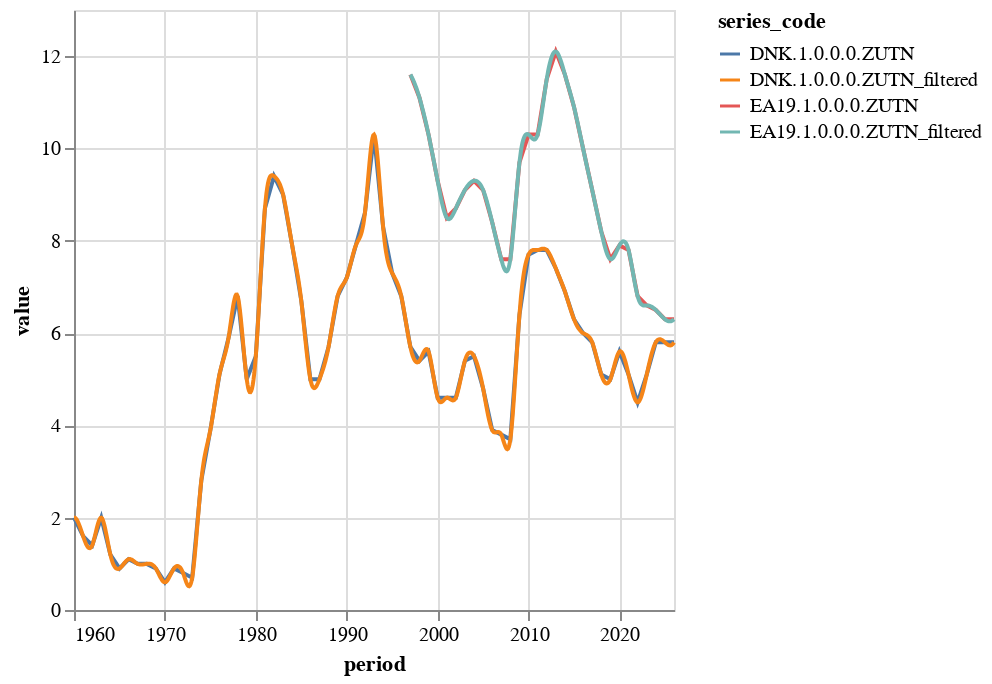

Source (notebook cell):
### Markdown cell above
The `DataFrame` columns change when filters are used:

- `period_middle_day`: the middle day of `original_period` (can be useful when you compare graphically interpolated series and original ones)
- `filtered` (`bool`): `True` if the series is filtered
- `series_code`: same as before for original series, but the suffix `_filtered` is added for filtered series
- `series_name`: same as before for original series, but the suffix ` (filtered)` is added for filtered series

### Code cell
chart = Chart(df5).mark_line().encode(
    x='period',
    y=Y('value', scale=Scale(zero=False)),
    color='series_code',
)
chart

### Figure 1 — Vega-Lite specification as saved in the notebook (floating-point values rounded to 4 significant figures; data arrays with more than 128 entries replaced by an {"elided": "..."} marker saying what was removed)
{"config": {"view": {"continuousWidth": 300, "continuousHeight": 300}}, "data": {"name": "data-39c3369be21250f979a411afc351fc82"}, "mark": {"type": "line"}, "encoding": {"color": {"field": "series_code", "type": "nominal"}, "x": {"field": "period", "type": "temporal"}, "y": {"field": "value", "scale": {"zero": false}, "type": "quantitative"}}, "$schema": "https://vega.github.io/schema/vega-lite/v5.20.1.json", "datasets": {"data-39c3369be21250f979a411afc351fc82": {"elided": "1720 records"}}}
